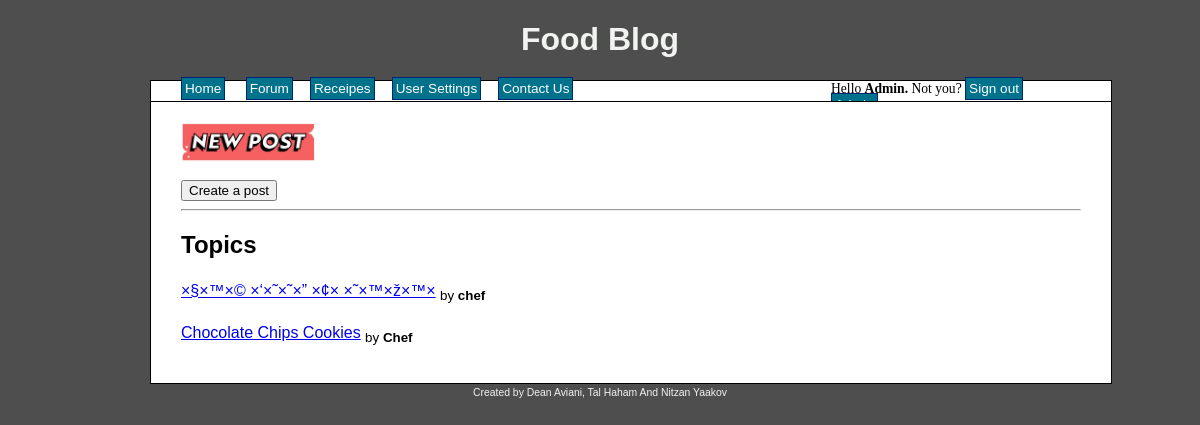
/?page=forum.php (signed in), run on the app's committed database.
### tables this page shows
CREATE TABLE `posting` (
  `id` int(11) NOT NULL,
  `poster` varchar(30) NOT NULL,
  `post_title` varchar(30) NOT NULL,
  `image` longblob NOT NULL,
  `filename` varchar(355) NOT NULL,
  `post_desc` text NOT NULL
);

### index.php (called while the page is built)
<?php
include 'header.php';
	if(empty($_GET['page']))
	    $page='home.php';
	else
		$page = $_GET['page'];
	require($page);
include 'footer.php';
?>

### forum.php (the view, shortened to what this page needs)
<!DOCTYPE html>
<html>
<head>
</head>
<body>
<img id='img_center' src='img/create_post.png' height='30%' width='15%'><br>
<button onclick="location.href='?page=create_post.php'" type="button">
         Create a post</button><hr>
	<?php
		include 'connection.php';
		$query = mysqli_query($conn, "SELECT id, post_title, poster FROM posting;");
		echo "<h2> Topics </h2>";
		while($data = mysqli_fetch_assoc($query)) {
			echo "<a href='?page=show_post.php&id=".$data["id"]."'>".$data["post_title"]."</a> <sub> by <b>".$data["poster"]."</b></sub><br><br>";
		}
	?>
</body>
</html>

### style.css (style rules this page uses)
body { background-color: #4E4E4E; text-align: center; }

### forum.php (style rules this page uses)
#img_center { display: block; margin-right: auto; }

### data on the page
posting: post_title "×§×™×© ×‘×˜×˜×” ×¢× ×˜×™×ž×™×", poster "chef"
posting: post_title "Chocolate Chips Cookies", poster "Chef"

### other printed values
$_SESSION["username"] "Admin"
